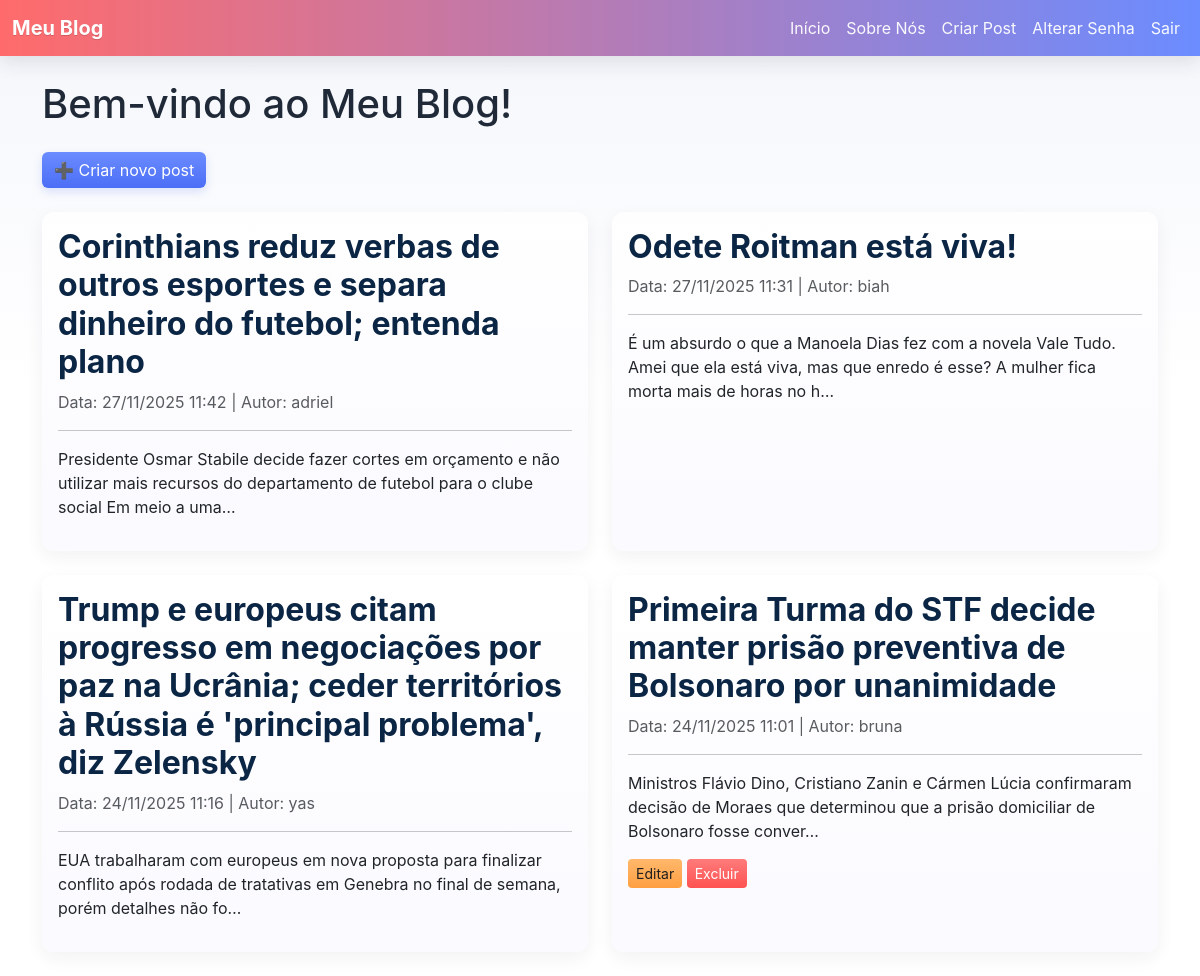
Screenshot of / (signed in) with the database file from the repository.
### paginas/models.py (models this page shows, shortened)
class Post(models.Model):
    titulo = models.CharField(max_length=255)
    data = models.DateTimeField(auto_now_add=True)
    texto = models.TextField()
    categoria = models.ForeignKey(Categoria, on_delete=models.PROTECT)
    autor = models.ForeignKey(User, on_delete=models.PROTECT)

### paginas/views.py (the view)
# urls.py: path('', IndexView.as_view(), name='index'),
class IndexView(ListView):
    model = Post
    template_name = 'paginas/index.html'
    context_object_name = 'post_list'
    queryset = Post.objects.select_related('autor', 'categoria').order_by('-data')

### paginas/templates/paginas/index.html
{% extends "paginas/modelo.html" %}
{% block conteudo %}
    <h1 class="my-4">Bem-vindo ao Meu Blog!</h1>
    <a href="{% url 'post_novo' %}" class="btn btn-primary mb-4">➕ Criar novo post</a>
    {% if post_list %}
        <div class="row">
        {% for post in post_list %}
            <div class="col-md-6 mb-4">
                <div class="card h-100" data-href="{% url 'post_detail' post.pk %}">
                    <div class="card-body">
                        <h2 class="card-title">{{ post.titulo }}</h2>
                        <p class="card-text text-muted">Data: {{ post.data|date:"d/m/Y H:i" }} | Autor: {{ post.autor.username }}</p>
                        <hr>
                        <p class="card-text">{{ post.texto|truncatechars:150 }}</p>
                        <div class="d-flex justify-content-between align-items-center mt-3">
                            <div>
                                {% if user.is_authenticated %}
                                    {% if user.is_superuser or user == post.autor %}
                                        <a href="{% url 'post_editar' post.pk %}" class="btn btn-warning btn-sm">Editar</a>
                                        <a href="{% url 'post_excluir' post.pk %}" class="btn btn-danger btn-sm">Excluir</a>
                                    {% endif %}
                                {% endif %}
                            </div>
                        </div>
                    </div>
                </div>
            </div>
        {% endfor %}
        </div>
    {% else %}
        <div class="alert alert-info text-center" role="alert">
            Não há posts cadastrados ainda.
        </div>
    {% endif %}
{% endblock conteudo %}

### static/css/estilo.css (style rules this page uses)
:root { --brand-1: #ff6b6b; --brand-2: #6b8cff; --accent: #ffd166; --muted: #f4f6fb; --text-dark: #1f2937; }
html,body { height:100%; }
body { background: linear-gradient(180deg, var(--muted) 0%, #ffffff 40%); color:var(--text-dark); font-family: Inter, system-ui, -apple-system, 'Segoe UI', Roboto, 'Helvetica Neue', Arial; }
.btn-primary { background: linear-gradient(180deg, var(--brand-2) 0%, #4b6ef6 100%) !important; border: none !important; color: #fff; box-shadow: 0 4px 10px rgba(75,110,246,0.18); }
.btn-warning { background: linear-gradient(180deg, #ffb86b 0%, #ff9f43 100%) !important; color: #1f1f1f; border: none !important; }
.btn-danger { background: linear-gradient(180deg, #ff7b7b 0%, #ff5252 100%) !important; color: #fff; border: none !important; }
.card { border: none; border-radius: 12px; background: linear-gradient(180deg, rgba(255,255,255,0.85), rgba(250,250,255,0.95)); box-shadow: 0 6px 18px rgba(34,41,57,0.06); transition: transform 0.18s ease, box-shadow 0.18s ease; }
.card-title { color: #0b2545; font-weight:700; }
[data-href] { cursor: pointer; }

### rows the page displays
Post: titulo "Corinthians reduz verbas de outros esportes e separa dinheiro do futebol; entenda plano", data "27/11/2025 11:42", autor.username "adriel", texto "Presidente Osmar Stabile decide fazer cortes em orçamento e não utilizar mais recursos do departamento de futebol para o clube social Em meio a uma…"
Post: titulo "Odete Roitman está viva!", data "27/11/2025 11:31", autor.username "biah", texto "É um absurdo o que a Manoela Dias fez com a novela Vale Tudo. Amei que ela está viva, mas que enredo é esse? A mulher fica morta mais de horas no h…"
Post: titulo "Trump e europeus citam progresso em negociações por paz na Ucrânia; ceder territórios à Rússia é 'principal problema', diz Zelensky", data "24/11/2025 11:16", autor.username "yas", texto "EUA trabalharam com europeus em nova proposta para finalizar conflito após rodada de tratativas em Genebra no final de semana, porém detalhes não fo…"
Post: titulo "Primeira Turma do STF decide manter prisão preventiva de Bolsonaro por unanimidade", data "24/11/2025 11:01", autor.username "bruna", texto "Ministros Flávio Dino, Cristiano Zanin e Cármen Lúcia confirmaram decisão de Moraes que determinou que a prisão domiciliar de Bolsonaro fosse conver…", shows "Editar"
